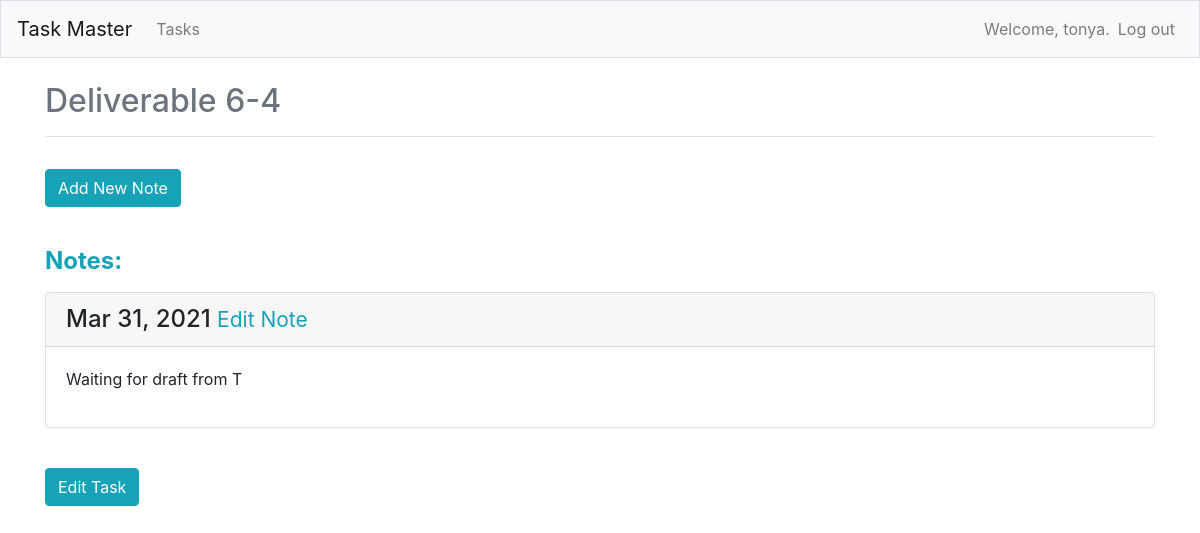
The page /tasks/1/ (signed in) on the database as committed earlier.
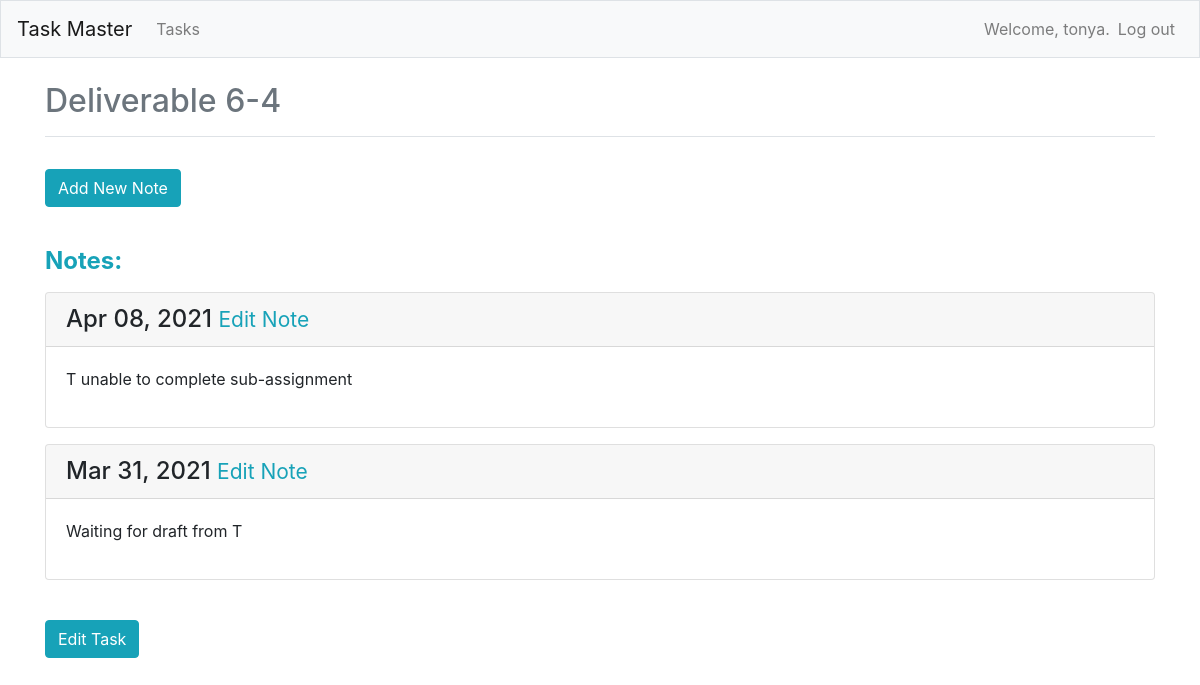
The same page on the database as committed later.
### task_masters/models.py (models this page shows, shortened)
class Task(models.Model):
    name = models.CharField(max_length=300)
    priority = models.CharField(max_length=1)
    due_date = models.DateField(null=True)
    completed = models.BooleanField(default=False)
    date_completed = models.DateField(null=True)
    owner = models.ForeignKey(User, on_delete=models.CASCADE)
    def __str__(self):
        return self.name

class Note(models.Model):
    task = models.ForeignKey(Task, on_delete=models.CASCADE)
    text = models.TextField()
    date_added = models.DateField(auto_now_add=True)
    class Meta:
        verbose_name_plural = 'notes'

### task_masters/views.py (the view)
# urls.py: path('tasks/<int:task_id>/', views.task, name='task'),
@login_required
def task(request, task_id):
    task = Task.objects.get(id=task_id)
    if task.owner != request.user:
        raise Http404
    notes = task.note_set.order_by('-date_added')
    context = {'task': task, 'notes': notes}
    return render(request, 'task_masters/task.html', context)

### task_masters/templates/task_masters/task.html
{% extends "task_masters/base.html" %}
{% load bootstrap4 %}
{% block page_header %}
    <h2 class="text-muted">{{ task }}</h2>
{% endblock page_header %}
{% block content %}
    <br>
    <p>
        <a href="{% url 'task_masters:new_note' task.id %}" class="btn btn-info">Add New Note</a>
    </p>
    <br>
    <h4 class="text-info">
        <p class="font-weight-bold">Notes:</p>
    </h4>
    {% for note in notes %}
        <div class="card mb-3">
            <h4 class="card-header">
                {{ note.date_added|date:'M d, Y' }}
                <small><a href="{% url 'task_masters:edit_note' note.id %}" class="text-info">
                    Edit Note</a> </small>
            </h4>
            <div class="card-body">
                {{ note.text|linebreaks }}
            </div>
        </div>
    {% empty %}
        <p class="text-info">There are not any notes for this task yet.</p>
    {% endfor %}
    <br>
    {% if task.completed != True %}
        <a href="{% url 'task_masters:edit_task' task.id %}" class="btn btn-info">Edit Task</a>
    {% endif %}
{% endblock content %}

### task_masters/templates/task_masters/base.html (shortened to what this page needs)
{% load bootstrap4 %}
<!doctype html>
<html lang="en">
<head>
    {% bootstrap_css %}
</head>
<body>
    <nav class="navbar navbar-expand-md navbar-light bg-light mb-4 border">
        <a class="navbar-brand" href="{% url 'task_masters:index' %}">Task Master</a>
        <div class="collapse navbar-collapse" id="navbarCollapse">
            <ul class="navbar-nav mr-auto">
                <li class="nav-item">
                    <a class="nav-link" href="{% url 'task_masters:tasks' %}">Tasks</a>
                </li>
            </ul>
            <ul class="navbar-nav ml-auto">
                {% if user.is_authenticated %}
                    <li class="nav-item">
                        <span class="navbar-text">Welcome, {{ user.username }}.</span>
                    </li>
                    <li class="nav-item">
                        <a class="nav-link" href="{% url 'users:logout' %}">Log out</a>
                    </li>
                {% endif %}
            </ul>
        </div>
    </nav>
    <main role="main" class="container">
        <div class="pb-2 mb-2 border-bottom">
            {% block page_header %}{% endblock page_header %}
        </div>
        <div>
            {% block content %}{% endblock content %}
        </div>
    </main>
</body>
</html>

Rows that differ between the two databases and show on the page:
added Note: date_added "Apr 08, 2021", text "T unable to complete sub-assignment"
